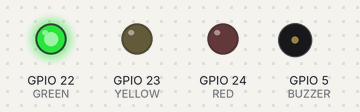
This program was run on a simulated Raspberry Pi (BCM pin numbers). On the bench: output pins drawn as LEDs (lit = HIGH), buzzer (waves = sounding, pin HIGH).

Above: at 5.2 s.
At 6.5 s:
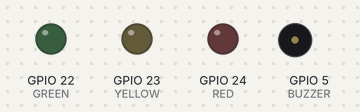
Timing chart, 0 to 8.0 s (numbered marks = the images above):
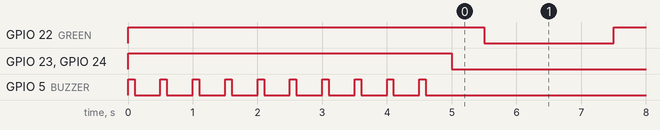

The program:

trafficLightTest.py
```python
#!/usr/bin/env python3
import RPi.GPIO as IO
import os
from time import sleep
from datetime import datetime

IO.setmode(IO.BCM)

RED = 24
YELLOW = 23
GREEN = 22
BUTTON = 25
BUZZER = 5
outputs = [RED, YELLOW, GREEN, BUZZER]

#set all outputs to be outputs
for output in outputs:
    IO.setup(output,IO.OUT)

IO.setup(BUTTON,IO.IN,pull_up_down=IO.PUD_UP)


IO.output(RED,1)
IO.output(GREEN,1)
IO.output(YELLOW,1)
i = 0
while(i<10):
    IO.output(BUZZER,1)
    sleep(0.10)
    IO.output(BUZZER,0)
    sleep(0.40)
    i = i+1
IO.output(YELLOW,0)
IO.output(RED,0)
IO.output(BUZZER,0)

try:
    while True:
            IO.output(GREEN,1)
            sleep(0.5)
            IO.output(GREEN,0)
            sleep(2)
except (KeyboardInterrupt):
    #By doing this we reset the GPIO Pins back to default.
    print("Quitting Program")
    IO.output(RED,0)
    IO.output(YELLOW,0)
    IO.output(GREEN,0)
    IO.output(BUZZER,1)
    sleep(0.5)
    IO.output(BUZZER,0)
    IO.cleanup()
```

Measured:
- by itself, GPIO 22 (GREEN): alternates HIGH for 0.50 s and LOW for 2.0 s
